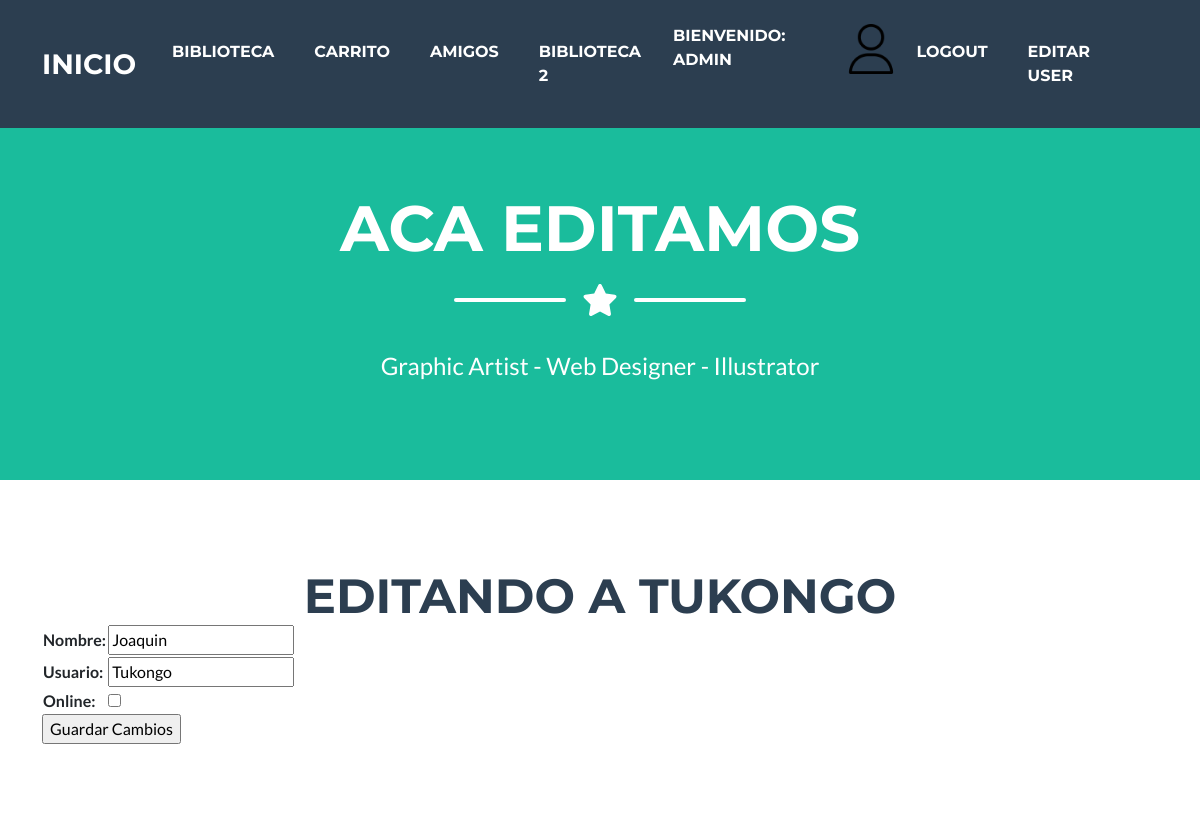
The app's page /tienda/editar_amigo/2 (signed in, upper part), older data.
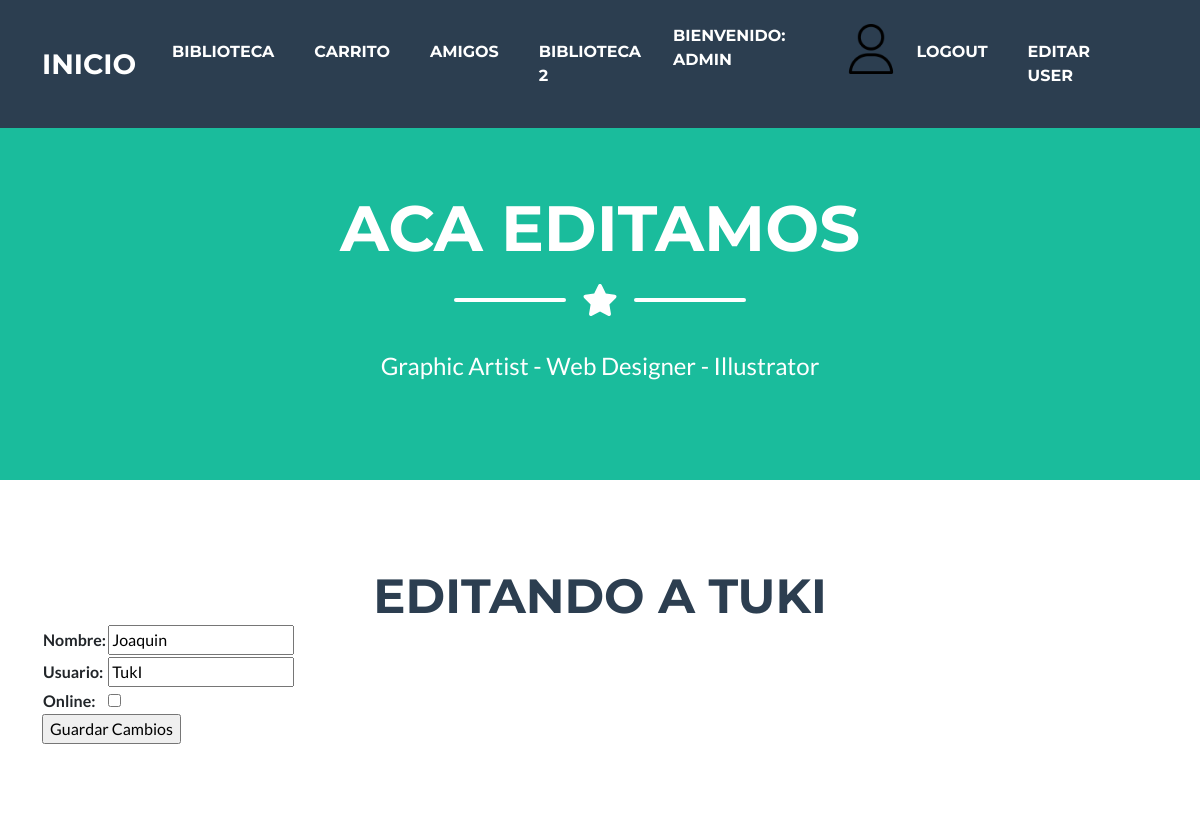
The same page, newer data.
### tienda/models.py (models this page shows, shortened)
class Lista_amigos (models.Model):
    nombre = models.CharField(max_length=50)
    usuario = models.CharField(max_length=50)
    online = models.BooleanField(default=False)

### tienda/views.py (the view)
# urls.py: path("editar_amigo/<id>", editar_amigo, name="editar_amigo"),
@login_required
def editar_amigo(request, id):
    amigo=Lista_amigos.objects.get(id=id)
    if request.method=="POST":
        form=Amigos_form(request.POST)
        if form.is_valid():
            info=form.cleaned_data
            amigo.nombre=info["nombre"]
            amigo.usuario=info["usuario"]
            amigo.online=info["online"]
            amigo.save()
            amigos=Lista_amigos.objects.all()
            formulario_amigos=Amigos_form()
            mensaje="Usuario editado"
            return render (request, "amigos.html", {"formulario":formulario_amigos, "amigos":amigos, "mensaje":mensaje, 'avatar':obtener_avatar(request)})
    else:
        amigo=Lista_amigos.objects.get(id=id)
        form_editar=Amigos_form(initial={"nombre":amigo.nombre, "usuario":amigo.usuario, "online":amigo.online, 'avatar':obtener_avatar(request)})
        return render (request, "editar_amigo.html", {"formulario":form_editar, "amigo":amigo, 'avatar':obtener_avatar(request)})
    pass

### tienda/forms.py
class Amigos_form(forms.Form):
    nombre=forms.CharField(max_length=50)
    usuario=forms.CharField(max_length=50)
    online=forms.BooleanField(required=False)

### tienda/views.py (called while the page is built)
def obtener_avatar(request):
    if request.user.is_authenticated:
        avatar= Avatar.objects.filter(user=request.user.id)
        if len(avatar) != 0:
            return avatar[0].imagen.url
        else:
            return '/media/avatares/default_avatar.png'
    else:
        return '/media/avatares/Empty.png'

### tienda/templates/editar_amigo.html (shortened to what this page needs)
{% extends "index.html" %}
{% load static %}
{% block titulo %} Aca editamos {% endblock %}
{% block subtitulo %} Editando a {{ amigo.usuario }} {% endblock %}
{% block contenido %}
<form action="{% url 'editar_amigo' amigo.id %}" method="POST">{% csrf_token %}
    <table>
        {{ formulario.as_table }}
    </table>
    <input type="submit" value="Guardar Cambios">
</form>
{% endblock %}

Row changes from the older to the newer data that the page shows:
changed Lista_amigos "Joaquin": usuario "TUKONGO" → "TUKI"; usuario "Tukongo" → "TukI"
